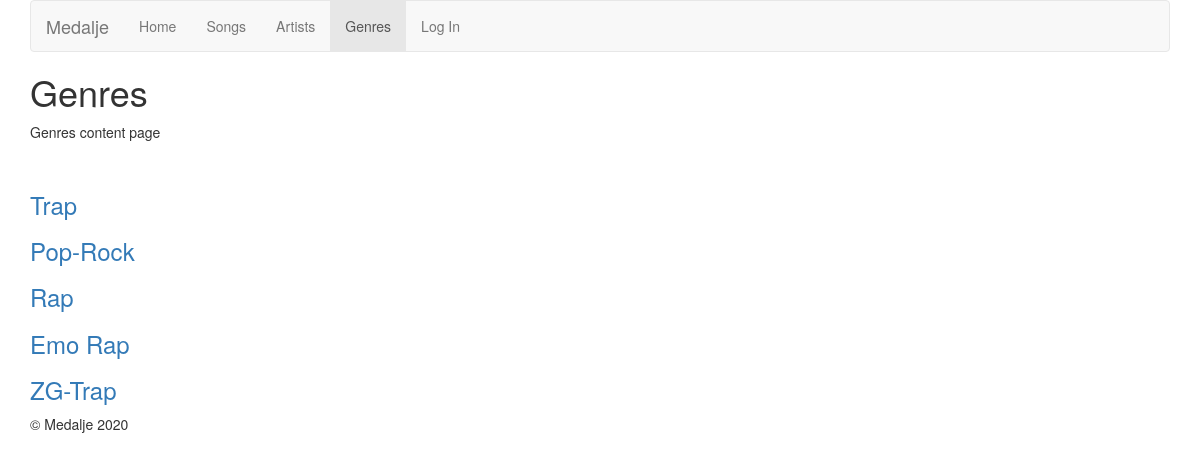
Page /?page=genres&id=4 on the committed database.
### tables this page shows
CREATE TABLE IF NOT EXISTS `pages` (
  `pageID` int(11) NOT NULL AUTO_INCREMENT,
  `pageTitle` varchar(32) NOT NULL,
  `isRoot` tinyint(1) NOT NULL,
  `pageContent` text NOT NULL,
  PRIMARY KEY (`pageID`)
);

CREATE TABLE IF NOT EXISTS `genres` (
  `id` int(11) NOT NULL AUTO_INCREMENT,
  `genreTitle` varchar(32) NOT NULL,
  PRIMARY KEY (`id`)
);

### genres.php (the view)
<?php
if(isset($_GET['genre_id'])){
	include 'genre.php';
}
else{
	include 'pages.php';
	echo '<div class="mt-5">';
	$sql = mysqli_query($connection, "SELECT * FROM genres ORDER BY id");
	while($row = mysqli_fetch_assoc($sql))
	{
		echo "<h3>";
		echo '<a href="' . DIR . '?page=genres&id='. $_GET['id'] . "&genre_id=". $row['id'] . '">' . $row['genreTitle'] . "</a><br>";
		echo "</h3>";
	}
	echo "</div>";
}
?>

### includes/nav.php (shortened to what this page needs)
<nav class="navbar navbar-default">
    <div class="container-fluid">
        <div class="navbar-header">
            <a class="navbar-brand" href="<?php echo DIR; ?>"><?php echo SITETITLE; ?></a>
        </div>
        <?php
        $active = 0;
        if (isset($_GET['id'])) {
            $active = $_GET['id'];
        }
        ?>
        <ul class="nav navbar-nav">
            <li <?php echo ($active == 0) ? 'class="active"' : ''; ?>><a href="<?php echo DIR; ?>">Home</a></li>
            <?php
            $result = mysqli_query($connection, "SELECT * FROM pages WHERE isRoot='1' ORDER BY pageID");
            while ($row = mysqli_fetch_assoc($result)) {
                switch ($row['pageTitle']) {
                    case "Artists":
                        $page = 'artists';
                        break;
                    case "Songs":
                        $page = 'songs';
                        break;
                    case "Genres":
                        $page = 'genres';
                        break;
                }
                echo '<li ' . (($row["pageID"] == $active) ? 'class="active"' : '') . '><a href="' . DIR . '?page=' . $page . '&id=' . $row["pageID"] . '">' . $row['pageTitle'] . '</a></li>';
            }
            echo '<li class="col-ml-4"><a href="http://localhost/medalje/admin/login.php">Log In</a></li>';
            ?>
        </ul>
    </div>
</nav>

### pages.php
<?php
    $id = $_GET['id'];
    $id = mysqli_real_escape_string($connection, $id);
    $q = mysqli_query($connection,"SELECT * FROM pages WHERE pageID='$id'");
    $r = mysqli_fetch_assoc($q);
    echo "<h1>".$r['pageTitle']."</h2>";
    echo $r['pageContent']. "<br>";
?>

### rows in the picture
pages: pageTitle "Songs"
pages: pageTitle "Artists"
pages: pageTitle "Genres", pageContent "Genres content page"
genres: genreTitle "Trap"
genres: genreTitle "Pop-Rock"
genres: genreTitle "Rap"
genres: genreTitle "Emo Rap"
genres: genreTitle "ZG-Trap"

### other values in the picture
SITETITLE "Medalje"
